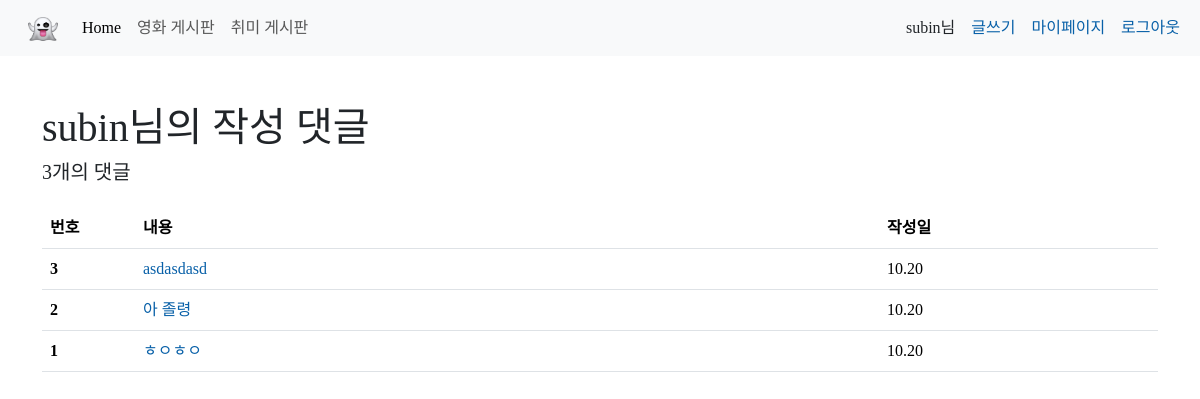
Screenshot of /accounts/6/comments/ (signed in) with the database file from the repository.
### accounts/models.py (models this page shows, shortened)
class User(AbstractUser):
    followings = models.ManyToManyField('self', symmetrical=False, related_name='followers')
    class Meta(AbstractUser.Meta):
        swappable = "AUTH_USER_MODEL"

### articles/models.py (models this page shows)
class Comment(models.Model):
    user = models.ForeignKey(get_user_model(), on_delete=models.CASCADE)
    created_at = models.DateTimeField(auto_now_add=True)
    content = models.TextField()
    article = models.ForeignKey(Articles, on_delete=models.CASCADE)

### accounts/views.py (the view)
# urls.py: path("<int:pk>/comments/", views.comments, name="comments"),
@login_required
def comments(request, pk):
    comments = Comment.objects.filter(user=request.user).order_by("-pk")
    context = {
        "comments": comments,
    }
    return render(request, 'accounts/comments.html', context)

### accounts/templates/accounts/comments.html
{% extends 'base.html' %}
{% load django_bootstrap5 %}
{% block css %}
  <link rel="stylesheet" href="https://cdn.jsdelivr.net/npm/bootstrap-icons@1.9.1/font/bootstrap-icons.css">
{% endblock css %}
{% block content %}
  <div class="container my-5">
    <h1 class="mb-2">{{ request.user }}님의 작성 댓글</h1>
    <h5 class="mb-4">{{ comments|length }}개의 댓글</h5>
    <div>
      <table class="table table-hover">
        <thead>
          <tr>
            <th scope="col">번호</th>
            <th scope="col">내용</th>
            <th scope="col">작성일</th>
          </tr>
        </thead>
        <tbody>
          {% for comment in comments %}
            <tr>
              <th scope="row" class="align-middle col-md-1">{{ forloop.revcounter }}</td>
              <td class="align-middle col-md-8">
                <a href="{% url 'articles:detail' comment.article.pk %}" class="text-decoration-none">{{ comment.content }}</a>
              </td>
              <td class="align-middle col-md-3">{{ comment.created_at|date:'m.d' }}</td>
            </tr>
          {% endfor %}
        </tbody>
      </table>
    </div>
  </div>
{% endblock content %}

### templates/base.html (shortened to what this page needs)
{% load django_bootstrap5 %}
{% load static %}
<!doctype html>
<html lang="en">
<head>
  {% bootstrap_css %}
  <link rel="stylesheet" href="{% static 'css/styles.css' %}">
  {% block css %}{% endblock css %}
</head>
<body>
  <header>
    <nav class="navbar navbar-expand-lg bg-light">
      <div class="container-fluid">
        <a class="navbar-brand" href="#">
          <img src="{% static 'image/pngwing.com.png' %}" alt="Logo" width="30" height="24" class="d-inline-block align-text-top ms-3">
        </a>
        <div class="collapse navbar-collapse d-flex justify-content-between" id="navbarNavAltMarkup">
          <div class="navbar-nav">
            <a class="nav-link active" aria-current="page" href="{% url 'main' %}">Home</a>
            <a class="nav-link" href="{% url 'articles:index' %}">영화 게시판</a>
            <a class="nav-link" href="#">취미 게시판</a>
          </div>
          <div>
            {% if request.user.is_authenticated %}
            <div class="d-flex justify-content-center">
              <p class="my-auto mx-2">{{ request.user }}님</p>
              <a href="{% url 'articles:create' %}" class="my-auto mx-2">글쓰기</a>
              <a href="{% url 'accounts:mypage' request.user.pk %}" class="my-auto mx-2">마이페이지</a>
              <a href="{% url 'accounts:logout' %}" class="my-auto mx-2">로그아웃</a>
            </div>
            {% else %}
            <div class="d-flex justify-content-center">
              <a href="{% url 'accounts:signup' %}" class="my-auto mx-2">회원가입</a>
              <a href="{% url 'accounts:login' %}" class="my-auto mx-2">로그인</a>
            </div>
            {% endif %}
          </div>
        </div>
      </div>
    </nav>
  </header>
  <main>
    {% block content %}
    {% endblock content %}
  </main>
</body>
</html>

### static/css/styles.css (style rules this page uses)
* { font-family: 'Pretendard-Regular'; }
a { text-decoration: none; color: rgb(8, 96, 168); }

### rows the page displays
User: user "subin"
Comment: content "asdasdasd", created_at "10.20"
Comment: content "아 졸령", created_at "10.20"
Comment: content "ㅎㅇㅎㅇ", created_at "10.20"

### other values shown
{{ comments|length }} "3"
